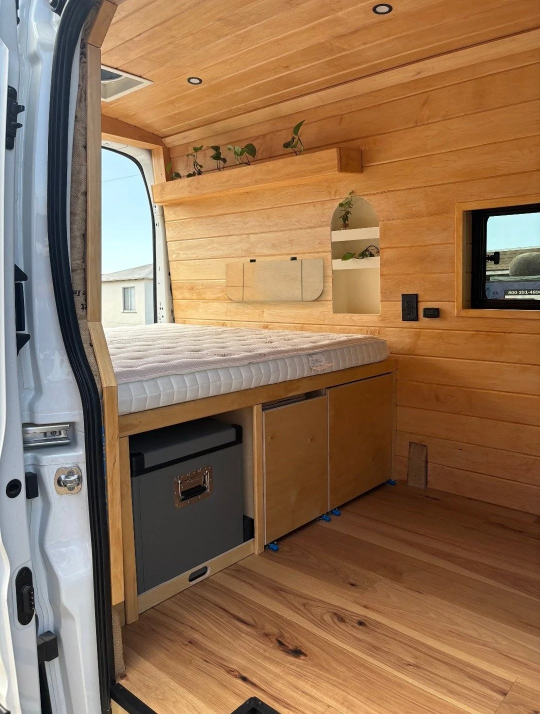
#> input picture dropleaf-promo/film/img/folded_bed.jpg, 1080 x 1428 px, given in place of p_0.6.png, which was not available (shown at 1/2 size)
$ python plates.py
#> lines starting #> are read from the running program, lines starting #| are printed output that depends on the picture; after the words box and inside, x2 and y2 are one past the last pixel; in counts of white or black regions, pixels touching at a corner belong together
import cv2, numpy as np
P='plates/'; O='build/img/'
def clean(fn, tags, brackets, out, crop):
#> called with fn = 'p_0.6.png', out = 'stowed.jpg', crop = (0, 610, 1080, 1590)
    im=cv2.imread(P+fn); m=np.zeros(im.shape[:2],np.uint8)
#> in clean, im is the input picture: shape (1428, 1080, 3); mean B, G, R 84, 113.5, 146.6
    for x0,y0,x1,y1 in tags: m[y0:y1,x0:x1]=255
    for x0,y0,x1,y1 in brackets:
        reg=im[y0:y1,x0:x1]; mn=reg.min(axis=2); mm=(mn>200).astype(np.uint8)*255
        m[y0:y1,x0:x1]|=mm
#> this loop made 4 passes
#> pass 1, in clean, `mm = (mn > 200).astype(np.uint8) * 255`:
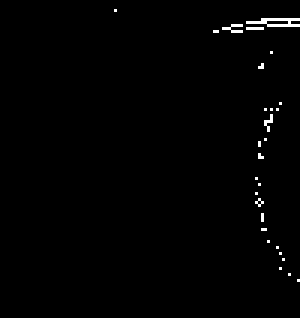
#> mm: shape (106, 100) (shown 3 times larger); 0.88% white in thin lines or dots, all inside (x1, y1, x2, y2) = (38, 3, 100, 94)
#> after the loop: m: shape (1428, 1080); 0.45% white; 25 white regions (23 under 20 px), largest, box (x1, y1, x2, y2) and area: (32, 872, 152, 916) 5280, (20, 1320, 42, 1424) 1561
    m=cv2.dilate(m,np.ones((7,7),np.uint8))
#> m: shape (1428, 1080); 0.61% white; 3 white regions, box (x1, y1, x2, y2) and area: (29, 869, 155, 930) 6393, (17, 1317, 45, 1427) 2375, (102, 935, 123, 1001) 610
    r=cv2.inpaint(im,m,9,cv2.INPAINT_TELEA)
    x0,y0,x1,y1=crop; cv2.imwrite(O+out, r[y0:y1,x0:x1], [cv2.IMWRITE_JPEG_QUALITY,95])
# stowed (y offset 380, scale 2)
S=lambda a,b,c,d:(a*2,b*2+380,c*2,d*2+380)
clean('p_0.6.png',[S(16,246,76,268)],[S(10,262,60,315),S(10,470,60,522),S(478,262,530,315),S(478,470,530,522)],'stowed.jpg',(0,610,1080,1590))
clean('p_3.0.png',[S(18,206,120,238)],[S(10,232,60,285),S(10,370,60,425),S(458,232,512,285),S(458,370,512,425)],'deployed.jpg',(0,610,1080,1590))
#> call 2 of clean, with fn = 'p_3.0.png', out = 'deployed.jpg', crop = (0, 610, 1080, 1590)
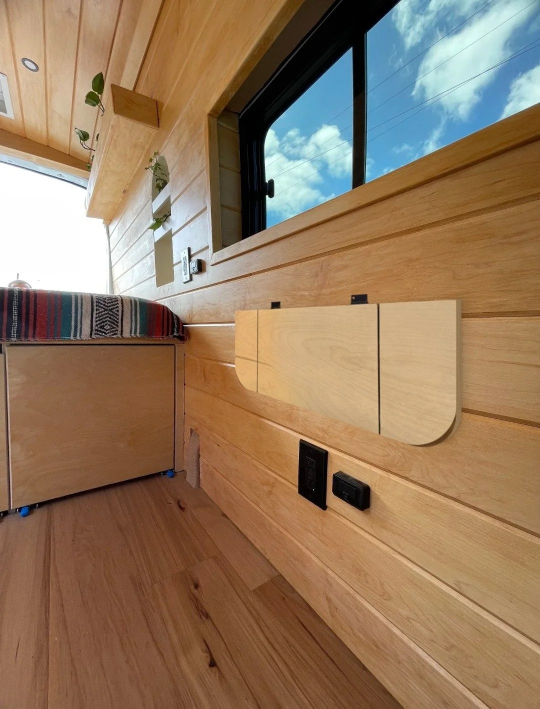
#> input picture dropleaf-promo/film/img/folded_flat.jpg, 1080 x 1417 px, given in place of p_3.0.png, which was not available (shown at 1/2 size)
#> in clean, im is the input picture: shape (1417, 1080, 3); mean B, G, R 94.6, 121.6, 148.6
#> the loop in clean (call 2), `for x0,y0,x1,y1 in brackets:` made 4 passes
#> pass 1, in clean (call 2), `reg = im[y0:y1, x0:x1]`:
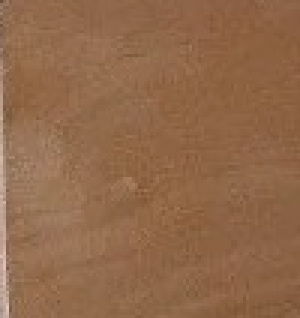
#> reg: shape (106, 100, 3) (shown 3 times larger); mean B, G, R 74.5, 104.5, 144.9
#> pass 1, in clean (call 2), `mn = reg.min(axis=2)`:
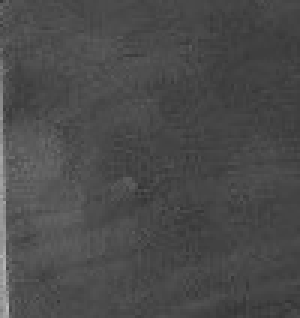
#> mn: shape (106, 100) (shown 3 times larger); min 51, max 185, mean 74.5
#> after the loop in clean (call 2), `for x0,y0,x1,y1 in brackets:`: m: shape (1417, 1080); 0.85% white; 1 white region, box (x1, y1, x2, y2) and area: (36, 792, 240, 856) 13056
#> in clean (call 2), `m=cv2.dilate(m,np.ones((7,7),np.uint8))`: m: shape (1417, 1080); 0.96% white; 1 white region, box (x1, y1, x2, y2) and area: (33, 789, 243, 859) 14700
#> in clean (call 2), `x0, y0, x1, y1 = crop`:
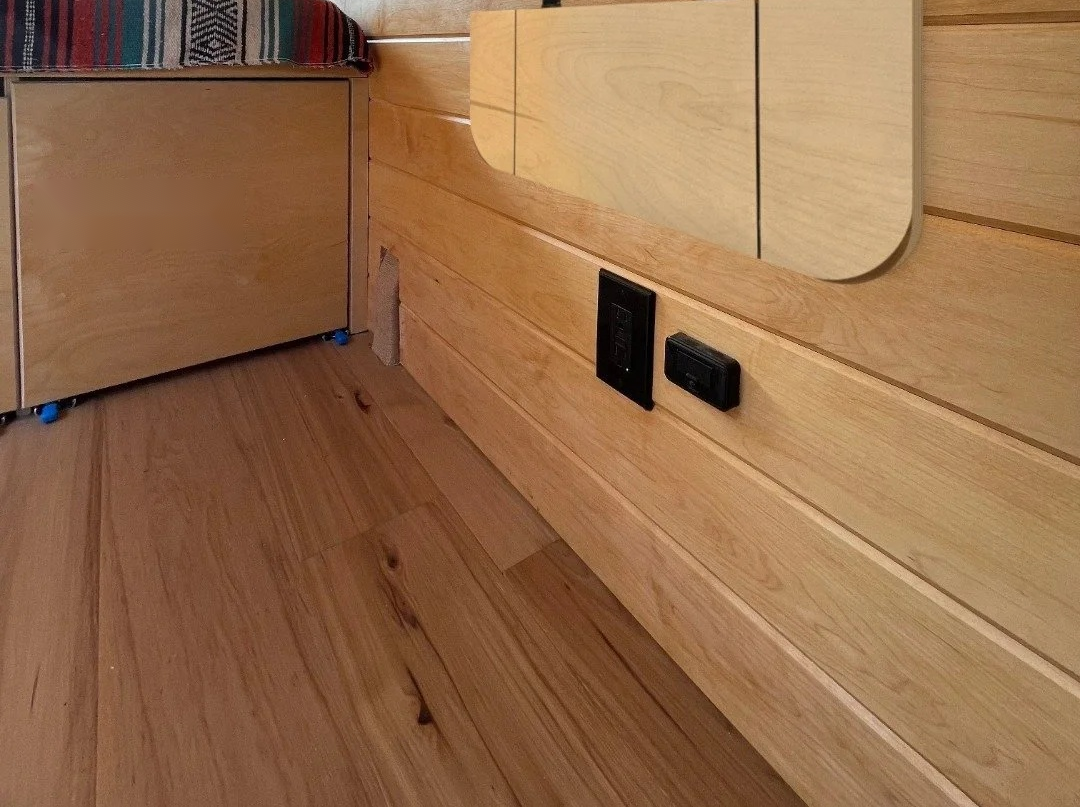
#> saved as deployed.jpg: shape (807, 1080, 3); mean B, G, R 75.2, 109, 149.3
for fn,out,crop in [('p_8.3.png','detail.jpg',(0,260,1080,1240)),('p_12.6.png','lowpro.jpg',(0,180,1080,1160)),('p_13.6.png','small.jpg',(0,120,1080,1100))]:
    clean(fn,[(372,655,448,745)] if out=='detail.jpg' else [],[],out,crop)
#> call 3 of clean, with fn = 'p_8.3.png', out = 'detail.jpg', crop = (0, 260, 1080, 1240)
#> after the loop in clean (call 3), `for x0,y0,x1,y1 in brackets:`:
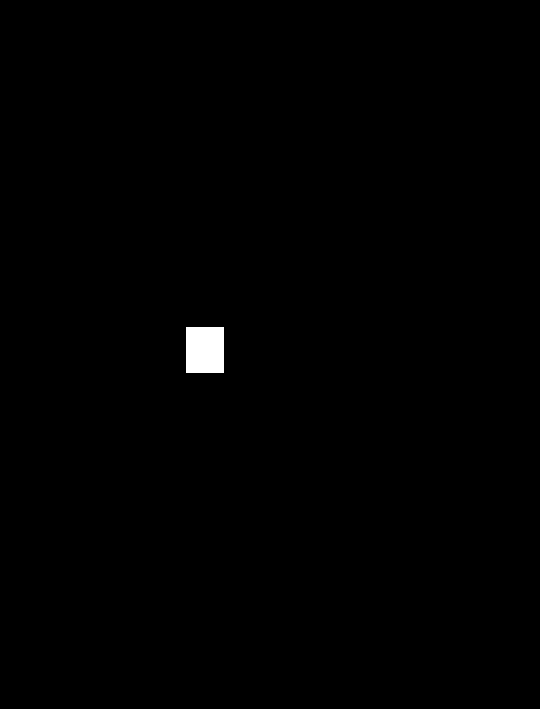
#> m: shape (1417, 1080) (shown at 1/2 size); 0.45% white; 1 white region, box (x1, y1, x2, y2) and area: (372, 655, 448, 745) 6840
#> in clean (call 3), `m=cv2.dilate(m,np.ones((7,7),np.uint8))`: m: shape (1417, 1080); 0.51% white; 1 white region, box (x1, y1, x2, y2) and area: (369, 652, 451, 748) 7872
#> in clean (call 3), `x0, y0, x1, y1 = crop`:
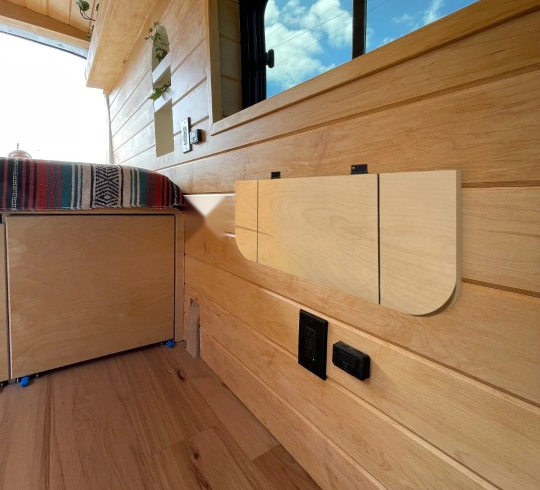
#> saved as detail.jpg: shape (980, 1080, 3) (shown at 1/2 size); mean B, G, R 94.2, 124.4, 155.9
#> (the run stopped early here; a loop or call above may not have finished)
